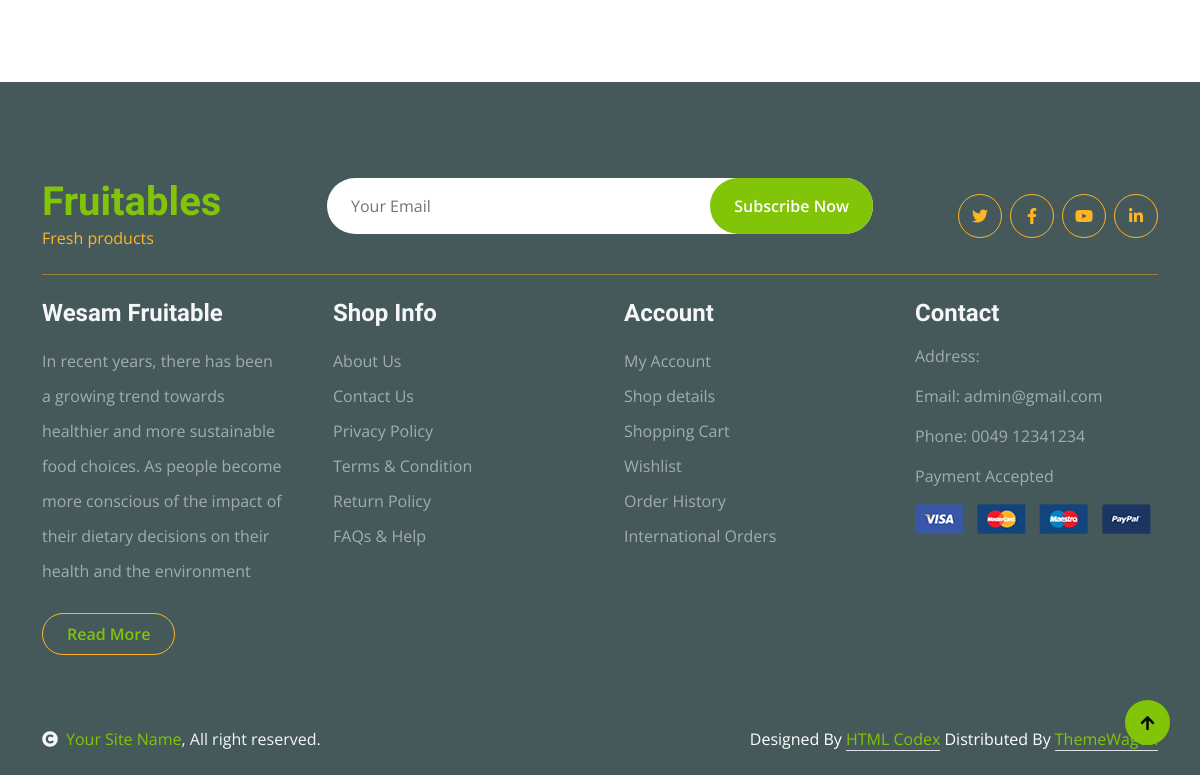
/settings/ (lower part), run on an earlier commit of the app's database.
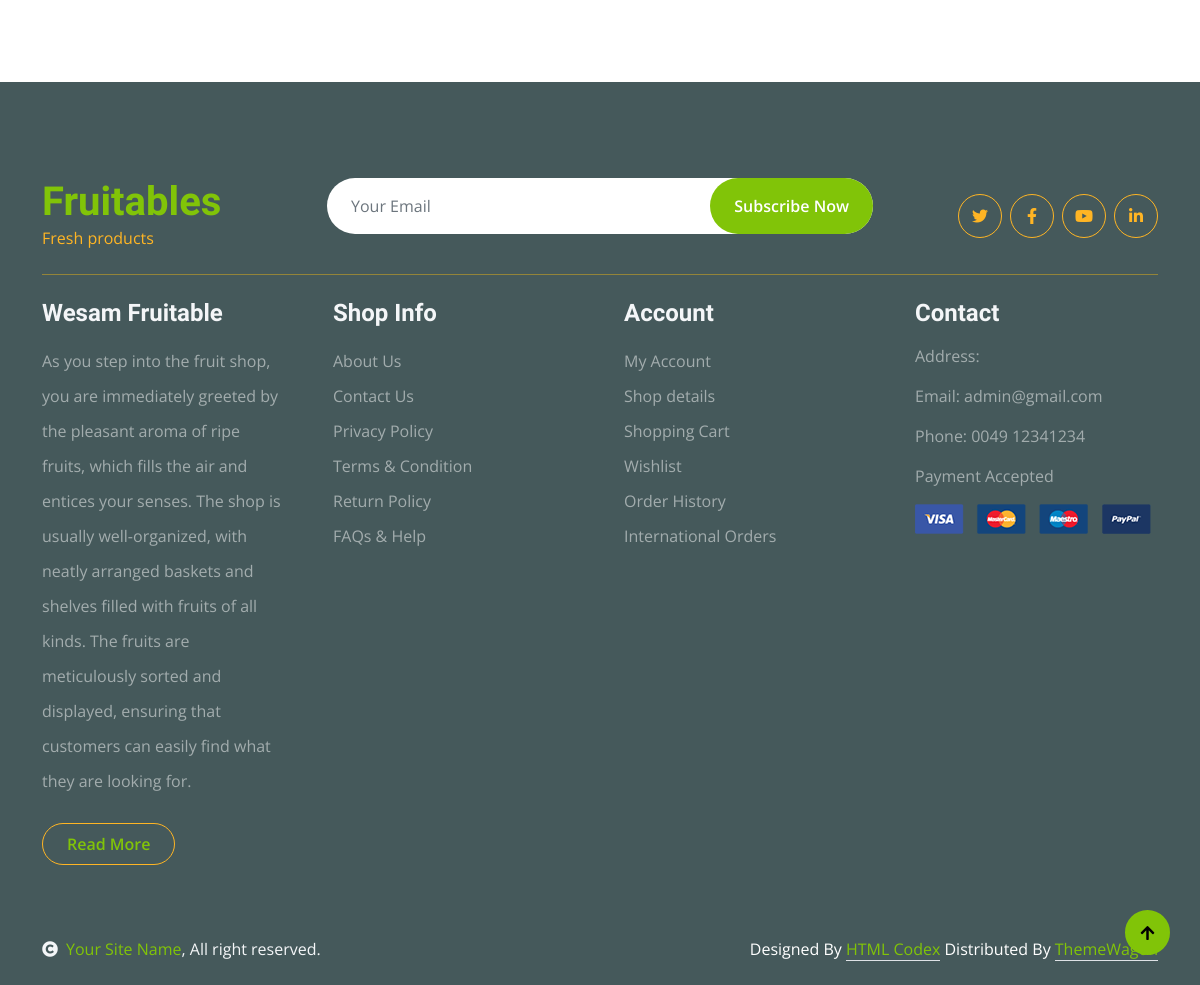
And on a later commit of the database.
### settings/models.py (models this page shows, shortened)
class Company(models.Model):
    name = models.CharField(max_length=15)
    email = models.CharField(max_length=15,null=True,blank=True)
    phones = models.CharField(max_length=15,null=True,blank=True)
    address = models.TextField(max_length=15,null=True,blank=True)
    about_us = models.TextField(max_length=500)
    street = models.TextField(max_length=20)
    post_code = models.IntegerField(default=1)
    city = models.TextField(max_length=20)

### settings/views.py (the view)
# urls.py: path('',CompanyList.as_view(),name='settings_list'),
class CompanyList(generic.ListView):
    model = Company

### orders/cart_context_processor.py (called while the page is built)
def get_cart_data(request):
    if request.user.is_authenticated:
        cart , created = Cart.objects.get_or_create(user=request.user,completed=False)
        cart_detail = CartDetail.objects.filter(cart=cart)
        return {'cart_data':cart, 'cart_detail_data':cart_detail}
    else:
        return {}

### settings/templates/settings/company_list.html (shortened to what this page needs)
{% extends "base.html" %}
{% load static %}
{% block body %}
        <div class="container-fluid contact py-5">
        </div>
        {% endblock body %}

### templates/base.html (shortened to what the changed rows need)
{% load static %}
<!DOCTYPE html>
<html lang="en">
    <head>
        <link rel="stylesheet" href="https://use.fontawesome.com/releases/v5.15.4/css/all.css"/>
        <link href="https://cdn.jsdelivr.net/npm/bootstrap-icons@1.4.1/font/bootstrap-icons.css" rel="stylesheet">
        <link href="{% static 'lib/lightbox/css/lightbox.min.css' %}" rel="stylesheet">
        <link href="{% static 'lib/owlcarousel/assets/owl.carousel.min.css' %}" rel="stylesheet">
        <link href="{% static 'css/bootstrap.min.css' %}" rel="stylesheet">
        <link href="{% static 'css/style.css' %}" rel="stylesheet">
    </head>
    <body>
        <div class="container-fluid bg-dark text-white-50 footer pt-5 mt-5">
            <div class="container py-5">
                <div class="pb-4 mb-4" style="border-bottom: 1px solid rgba(226, 175, 24, 0.5) ;">
                    <div class="row g-4">
                        <div class="col-lg-3">
                            <a href="#">
                                <h1 class="text-primary mb-0">Fruitables</h1>
                            </a>
                        </div>
                    </div>
                </div>
                <div class="row g-5">
                    <div class="col-lg-3 col-md-6">
                        <div class="footer-item">
                            <h4 class="text-light mb-3">{{company_data.name}}</h4>
                            <p class="mb-4">{{company_data.about_us}}</p>
                            <a href="" class="btn border-secondary py-2 px-4 rounded-pill text-primary">Read More</a>
                        </div>
                    </div>
                    <div class="col-lg-3 col-md-6">
                        <div class="footer-item">
                            <h4 class="text-light mb-3">Contact</h4>
                            <p>Address: {{company_data.Address}}</p>
                            <p>Email: {{company_data.email}}</p>
                            <p>Phone: {{company_data.phones}}</p>
                            <p>Payment Accepted</p>
                            <img src="{% static 'img/payment.png' %}" class="img-fluid" alt="">
                        </div>
                    </div>
                </div>
            </div>
        </div>
    </body>
</html>

What changed in the data, as far as the page shows it:
changed Company "Wesam Fruitable": about_us "In recent years, there has been a growing trend towards healthier and more sustainable food choices. As people become more conscious of the impact of their dietary decisions on their health and the environment" → "As you step into the fruit shop, you are immediately greeted by the pleasant aroma of ripe fruits, which fills the air and entices your senses. The shop is usually well-organized, with neatly arranged baskets and shelves filled with fruits of all kinds. The fruits are meticulously sorted and displayed, ensuring that customers can easily find what they are looking for."
